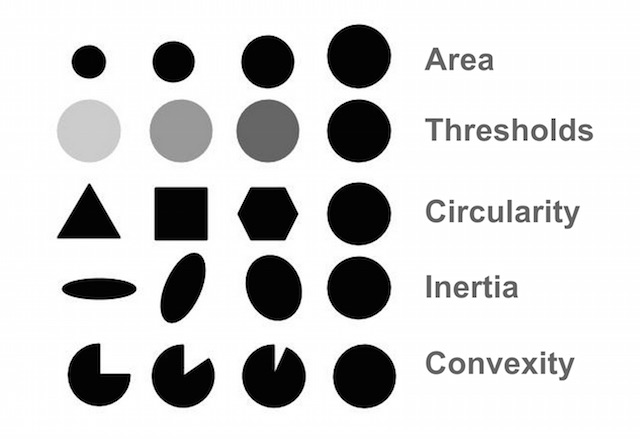
#> input picture BlobTest.jpg, 640 x 439 px
$ python mosaic.py ../BlobTest.jpg ../cielab.jpg   (older library calls are emulated)
#> lines starting #> are read from the running program, lines starting #| are printed output that depends on the picture
#!/usr/bin/env python3
# -*- coding: utf-8 -*-
"""
Created on Fri Apr 26 03:15:54 2019

@author: alem
"""

import sys
import os
from PIL import Image
from multiprocessing import Process, Queue, cpu_count

# Change these 3 config parameters to suit your needs...
TILE_SIZE      = 50		# height/width of mosaic tiles in pixels
TILE_MATCH_RES = 5		# tile matching resolution (higher values give better fit but require more processing)
ENLARGEMENT    = 8		# the mosaic image will be this many times wider and taller than the original

TILE_BLOCK_SIZE = TILE_SIZE / max(min(TILE_MATCH_RES, TILE_SIZE), 1)
WORKER_COUNT = max(cpu_count() - 1, 1)
OUT_FILE = 'mosaic.jpeg'
EOQ_VALUE = None

class TileProcessor:
	def __init__(self, tiles_directory):
		self.tiles_directory = tiles_directory

	# [17 lines left out: function __process_tile, not called in this run]

	def get_tiles(self):
		large_tiles = []
		small_tiles = []

		print('Reading tiles from \'%s\'...' % (self.tiles_directory, ))

		# search the tiles directory recursively
		for root, subFolders, files in os.walk(self.tiles_directory):
			for tile_name in files:
				tile_path = os.path.join(root, tile_name)
				large_tile, small_tile = self.__process_tile(tile_path)
				if large_tile:
					large_tiles.append(large_tile)
					small_tiles.append(small_tile)

		print('Processed %s tiles.' % (len(large_tiles),))

		return (large_tiles, small_tiles)

class TargetImage:
	def __init__(self, image_path):
		self.image_path = image_path

	def get_data(self):
		print('Processing main image...')
		img = Image.open(self.image_path)
#> img is the input picture: PIL image 640x439 RGB; min 0, max 255, mean 210.3
		w = img.size[0] * ENLARGEMENT
#> w = 5120
		h = img.size[1]	* ENLARGEMENT
#> h = 3512
		large_img = img.resize((w, h), Image.ANTIALIAS)
		w_diff = (w % TILE_SIZE)/2
#> w_diff = 10
		h_diff = (h % TILE_SIZE)/2
#> h_diff = 6

		# if necesary, crop the image slightly so we use a whole number of tiles horizontally and vertically
		if w_diff or h_diff:
			large_img = large_img.crop((w_diff, h_diff, w - w_diff, h - h_diff))
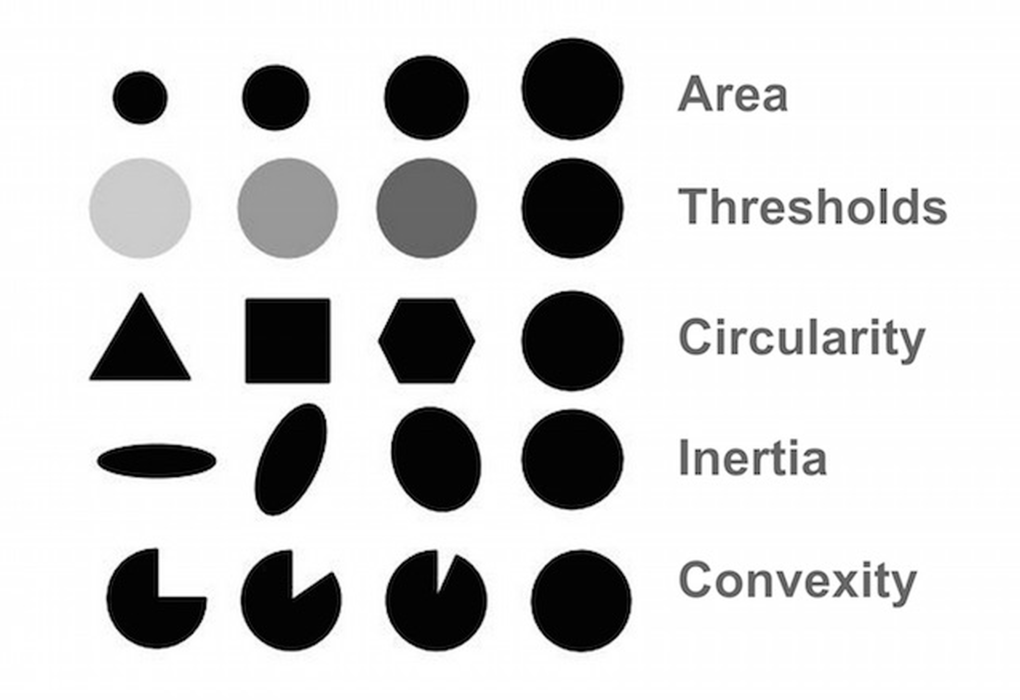
#> large_img: PIL image 5100x3500 RGB (shown at 1/5 size); min 0, max 255, mean 210

		small_img = large_img.resize((w/TILE_BLOCK_SIZE, h/TILE_BLOCK_SIZE), Image.ANTIALIAS)
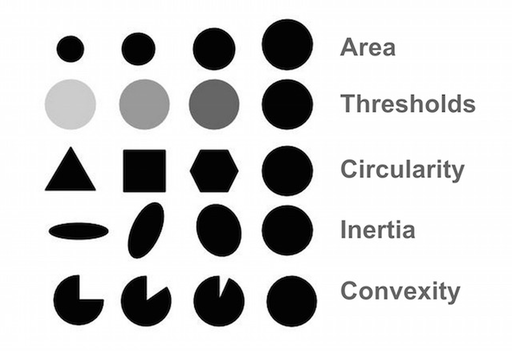
#> small_img: PIL image 512x351 RGB; min 0, max 255, mean 209.9

		image_data = (large_img.convert('RGB'), small_img.convert('RGB'))

		print('Main image processed.')

		return image_data

class TileFitter:
	def __init__(self, tiles_data):
		self.tiles_data = tiles_data

	# [41 lines left out: functions __get_tile_diff, get_best_fit_tile, fit_tiles, not called in this run]

class ProgressCounter:
    def __init__(self, total):
        self.total = total
        self.counter = 0
    # [4 lines left out: function update, not called in this run]

class MosaicImage:
	def __init__(self, original_img):
		self.image = Image.new(original_img.mode, original_img.size)
#> self.image: PIL image 5100x3500 RGB; every value is 0
		self.x_tile_count = original_img.size[0] / TILE_SIZE
#> self.x_tile_count = 102
		self.y_tile_count = original_img.size[1] / TILE_SIZE
#> self.y_tile_count = 70
		self.total_tiles  = self.x_tile_count * self.y_tile_count
#> self.total_tiles = 7140

	# [4 lines left out: function add_tile, not called in this run]

	def save(self, path):
		self.image.save(path)

# [21 lines left out: function build_mosaic, not called in this run]

def compose(original_img, tiles):
	print('Building mosaic, press Ctrl-C to abort...')
	original_img_large, original_img_small = original_img
	tiles_large, tiles_small = tiles

	mosaic = MosaicImage(original_img_large)

	all_tile_data_large = map(lambda tile : list(tile.getdata()), tiles_large)
	all_tile_data_small = map(lambda tile : list(tile.getdata()), tiles_small)

#> (the run stopped early here; a loop or call above may not have finished)
